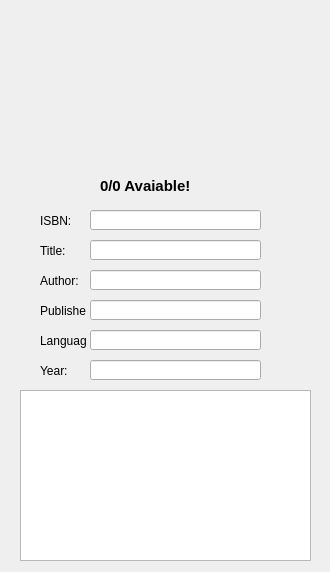
<?xml version="1.0" encoding="UTF-8"?>
<ui version="4.0">
 <class>Form</class>
 <widget class="QWidget" name="Form">
  <property name="geometry">
   <rect>
    <x>0</x>
    <y>0</y>
    <width>330</width>
    <height>572</height>
   </rect>
  </property>
  <property name="windowTitle">
   <string>Form</string>
  </property>
  <widget class="QLabel" name="label_">
   <property name="geometry">
    <rect>
     <x>100</x>
     <y>20</y>
     <width>101</width>
     <height>131</height>
    </rect>
   </property>
   <property name="text">
    <string/>
   </property>
  </widget>
  <widget class="QLabel" name="label_ava">
   <property name="geometry">
    <rect>
     <x>100</x>
     <y>170</y>
     <width>111</width>
     <height>31</height>
    </rect>
   </property>
   <property name="font">
    <font>
     <pointsize>11</pointsize>
     <weight>75</weight>
     <bold>true</bold>
    </font>
   </property>
   <property name="text">
    <string>0/0 Avaiable!</string>
   </property>
  </widget>
  <widget class="QLabel" name="label_3">
   <property name="geometry">
    <rect>
     <x>40</x>
     <y>210</y>
     <width>46</width>
     <height>21</height>
    </rect>
   </property>
   <property name="text">
    <string>ISBN:</string>
   </property>
  </widget>
  <widget class="QLineEdit" name="lineEdit_isbn">
   <property name="geometry">
    <rect>
     <x>90</x>
     <y>210</y>
     <width>171</width>
     <height>20</height>
    </rect>
   </property>
  </widget>
  <widget class="QLineEdit" name="lineEdit_title">
   <property name="geometry">
    <rect>
     <x>90</x>
     <y>240</y>
     <width>171</width>
     <height>20</height>
    </rect>
   </property>
  </widget>
  <widget class="QLabel" name="label_4">
   <property name="geometry">
    <rect>
     <x>40</x>
     <y>240</y>
     <width>46</width>
     <height>21</height>
    </rect>
   </property>
   <property name="text">
    <string>Title:</string>
   </property>
  </widget>
  <widget class="QLineEdit" name="lineEdit_author">
   <property name="geometry">
    <rect>
     <x>90</x>
     <y>270</y>
     <width>171</width>
     <height>20</height>
    </rect>
   </property>
  </widget>
  <widget class="QLabel" name="label_5">
   <property name="geometry">
    <rect>
     <x>40</x>
     <y>300</y>
     <width>46</width>
     <height>21</height>
    </rect>
   </property>
   <property name="text">
    <string>Publisher:</string>
   </property>
  </widget>
  <widget class="QLineEdit" name="lineEdit_publisher">
   <property name="geometry">
    <rect>
     <x>90</x>
     <y>300</y>
     <width>171</width>
     <height>20</height>
    </rect>
   </property>
  </widget>
  <widget class="QLabel" name="label_6">
   <property name="geometry">
    <rect>
     <x>40</x>
     <y>270</y>
     <width>46</width>
     <height>21</height>
    </rect>
   </property>
   <property name="text">
    <string>Author:</string>
   </property>
  </widget>
  <widget class="QLabel" name="label_7">
   <property name="geometry">
    <rect>
     <x>40</x>
     <y>330</y>
     <width>46</width>
     <height>21</height>
    </rect>
   </property>
   <property name="text">
    <string>Language:</string>
   </property>
  </widget>
  <widget class="QLineEdit" name="lineEdit_lang">
   <property name="geometry">
    <rect>
     <x>90</x>
     <y>330</y>
     <width>171</width>
     <height>20</height>
    </rect>
   </property>
  </widget>
  <widget class="QLabel" name="label_8">
   <property name="geometry">
    <rect>
     <x>40</x>
     <y>360</y>
     <width>46</width>
     <height>21</height>
    </rect>
   </property>
   <property name="text">
    <string>Year:</string>
   </property>
  </widget>
  <widget class="QLineEdit" name="lineEdit_year">
   <property name="geometry">
    <rect>
     <x>90</x>
     <y>360</y>
     <width>171</width>
     <height>20</height>
    </rect>
   </property>
  </widget>
  <widget class="QTextEdit" name="textEdit_log">
   <property name="geometry">
    <rect>
     <x>20</x>
     <y>390</y>
     <width>291</width>
     <height>171</height>
    </rect>
   </property>
  </widget>
 </widget>
 <resources/>
 <connections/>
</ui>
